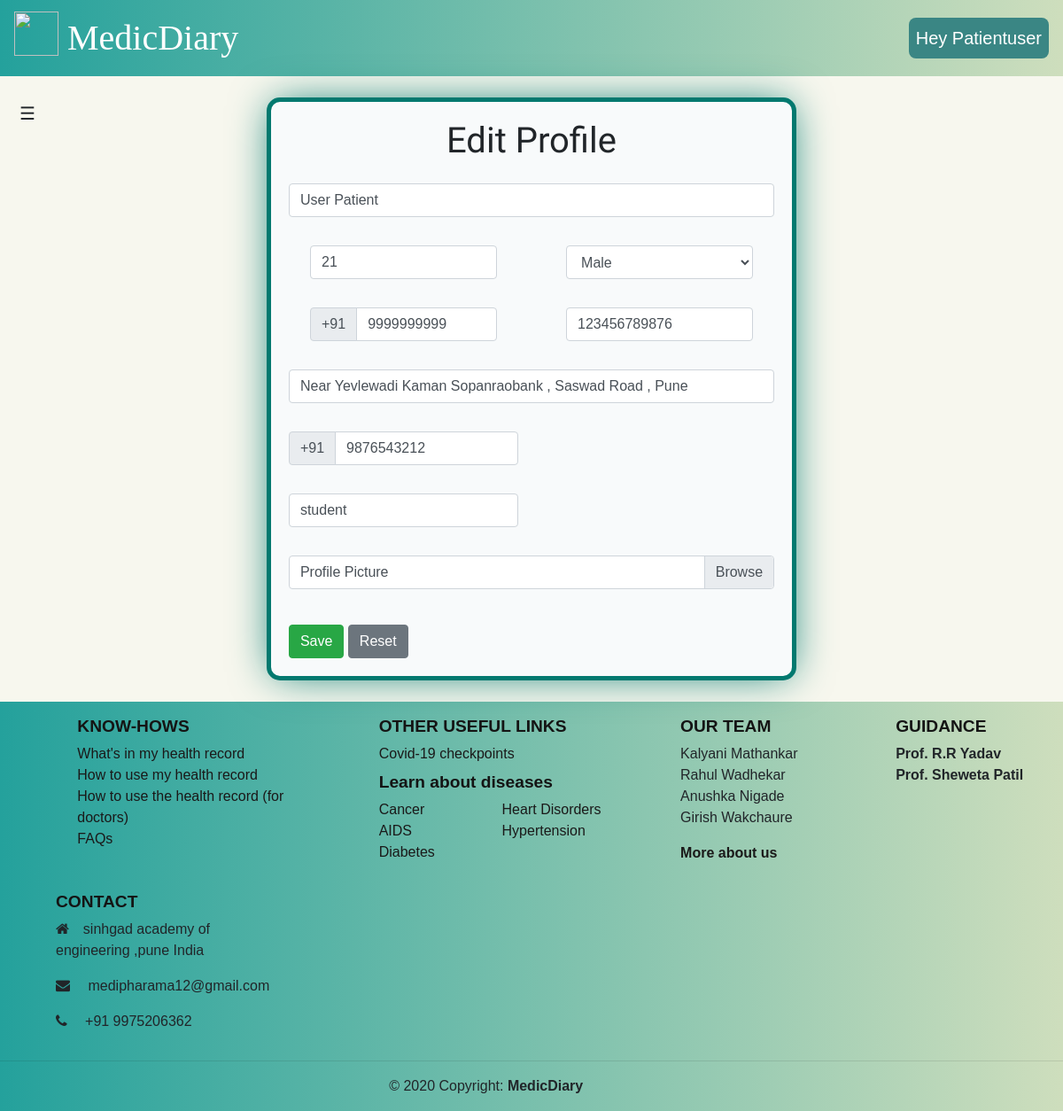
Screenshot of /editPatient/ (signed in) with the database file from the repository.
### patient/models.py (models this page shows, shortened)
class PatientProfile(models.Model):
    patient = models.ForeignKey(settings.AUTH_USER_MODEL,on_delete= models.CASCADE)
    userid=models.IntegerField(blank=False,default=0)##added
    name = models.CharField(max_length=30, blank=False)
    age = models.IntegerField(blank=False)
    address = models.TextField(max_length=500, blank=False)
    phone = models.CharField(max_length=40, blank=False, help_text='10 digit Mobile Number')
    emergency_contact = models.CharField(max_length=40, blank=False)
    profession = models.CharField(max_length=30)
    gender = models.CharField(max_length=30)
    profile_pic = models.ImageField(default = 'patients_profile_pictures/defaultprofilepic.jpg', upload_to = 'patients_profile_pictures')
    Aadhar_Number= models.IntegerField(blank=False, help_text='12 digit unique Aadhar Number')
    usertype = models.IntegerField(default = 1)
    access_code=models.IntegerField(default=1)

### patient/views.py (the view, shortened to what this page needs)
# urls.py: path('editPatient/',views.editPatient,name = 'editPatient'),
def editPatient(request):
    profile = get_object_or_404(PatientProfile, patient=request.user)
    return render(request, 'patient/patient-profile-edit.html', {'profile': profile})

### patient/templates/patient/patient-profile-edit.html (shortened to what this page needs)
{% extends 'patient/base.html' %}
{% load static %}
{% load crispy_forms_tags %}
{% block patient_base %}
<div class="container-fluid py-4">
	<div class="card mx-auto" style="width:fit-content">
		<div class="card-body">
		<h1 style="font-family: Itim,cursive; text-align: center;" class="mb-3 mx-auto">Edit Profile</h1>
			<form action="" method="POST" enctype="multipart/form-data">
				<div class="form-group row">
					<div class="col-sm my-2">
						<div class="input-group">
							<input type="text" class="form-control" value="{{ profile.name }}" placeholder="Name" name="name">
						</div>
					</div>
				</div>
				<div class="form-group row">
					<div class="col-sm-5 my-2 mx-auto">
						<div class="input-group">
							<input type="number" class="form-control" min="0" value="{{ profile.age }}" placeholder="Age" name="age">
						</div>
					</div>
					<div class="col-sm-5 my-2 mx-auto">
						<select class="form-control" name="gender">
							<option value="Male" {% if profile.gender == "Male" %}selected{% endif %}>Male</option>
						</select>
					</div>
				</div>
				<div class="form-group row">
					<div class="col-sm-5 my-2 mx-auto">
						<div class="input-group">
							<div class="input-group-prepend">
								<div class="input-group-text">+91</div>
							</div>
							<input type="tel" class="form-control" pattern="[1-9]{1}[0-9]{9}" value="{{ profile.phone }}" placeholder="Phone Number" name="phone">
						</div>
					</div>
					<div class="col-sm-5 my-2 mx-auto">
						<div class="input-group">
							<input type="text" class="form-control" pattern="[0-9]{12}" value="{{ profile.Aadhar_Number }}" placeholder="Aadhar Number" name="Aadhar_Number">
						</div>
					</div>
				</div>
				<div class="form-group row">
					<div class="col-sm my-2 mx-auto">
						<div class="input-group">
							<input type="text" class="form-control" value="{{ profile.address }}" placeholder="Address" name="address">
						</div>
					</div>
				</div>
				<div class="form-group row">
					<div class="col-sm-6 my-2">
						<div class="input-group">
							<div class="input-group-prepend">
								<div class="input-group-text">+91</div>
							</div>
							<input type="tel" class="form-control" pattern="[1-9]{1}[0-9]{9}" value="{{ profile.emergency_contact }}" placeholder="Emergency Contact" name="emergency_contact">
						</div>
					</div>
				</div>
				<div class="form-group row">
					<div class="col-sm-6 my-2">
						<div class="input-group">
							<input type="text" class="form-control" value="{{ profile.profession }}" placeholder="Profession" name="profession">
						</div>
					</div>
				</div>
				<div class="form-group row">
					<div class="col-sm my-2">
						<div class="custom-file mb-3">
							<label class="custom-file-label" for="profilepicinput">Profile Picture</label>
						</div>
					</div>
				</div>
				<button class="btn btn-success" type="submit">Save</button>
				<button class="btn btn-secondary" type="reset">Reset</button>
			</form>
		</div>
	</div>
</div>
{% endblock %}

### patient/templates/patient/base.html (shortened to what this page needs)
{% load static %}
<!doctype html>
<html lang="en">
<head>
	<link rel="stylesheet" href="https://stackpath.bootstrapcdn.com/bootstrap/4.5.2/css/bootstrap.min.css">
    <link rel="stylesheet" href="{% static 'patient/css_files/style.css' %}">
	<link rel="stylesheet" href="https://maxcdn.bootstrapcdn.com/font-awesome/4.7.0/css/font-awesome.min.css"/>
	<link href="https://unpkg.com/aos@2.3.1/dist/aos.css" rel="stylesheet">
</head>
<body style="background: #f7f7ee">
	<nav class="navbar navbar-expand-lg navbar-light nav-bg" id="navstyle" >
		<a class="navbar-brand" href="{% url 'centralapp:mainpage' %}" style="font-family: Cinzel; font-size: 40px !important; color: white;" >
			<img src="{% static 'patient/Images/icon.png' %}" width="50" height="50" class="d-inline-block align-top" alt="" loading="lazy">
			MedicDiary
		</a>
		<div class="collapse navbar-collapse" id="navbarSupportedContent" style="font-size:20px; ">
			<ul class="navbar-nav ml-auto">
				{% if user.is_authenticated %}
				<li class="nav-item dropdown">
						<a class="nav-link" style="background:#3a8684;color:white;border-radius: 8px;" id="navbarDropdown" role="button" data-toggle="dropdown" aria-haspopup="true"
							aria-expanded="false">
							Hey {{request.user.username|title }}</a>
				</li>
				{% endif %}
			</ul>
		</div>
	</nav>
	{% with 'create_patientprofile patientvitals_input patientRegister' as list%}
		{% if request.resolver_match.url_name not in list.split %}
    <div id="sidebar" >
        <div class="toggle-btn" onclick="toggleSideBar()">
            <span style='font-size:20px;'>&#9776;</span>
        </div>
	</div>
	{% endif %}
	{% endwith %}
  {% block patient_base %}
  {% endblock %}
	<footer class="page-footer footer font-small mdb-color" style="background:linear-gradient(90deg, #24a19c,#cedebd);">
			<div class="row text-center ml-5 text-md-left ">
				<div class="col-md-3 col-lg-3 col-xl-3 mx-auto mt-3 footer-style">
					<h6 class="text-uppercase mb-2 " >Know-hows</h6>
					<p>
						<a href="{% url 'centralapp:Inside_health_records' %}" class="useful_links">What's in my health record</a><br>
						<a href="{% url 'centralapp:patients_how_to_use' %}" class="useful_links">How to use my health record</a><br>
						<a href="{% url 'centralapp:doc_how_to_use' %}" class="useful_links">How to use the health record (for doctors)</a><br>
						<a href="{% url 'centralapp:FAQS' %}" class="useful_links">FAQs</a><br>
					</p>
				</div>
				<div class="col-md-3 col-lg-3 col-xl-3 mx-auto mt-3 footer-style">
					<h6 class="text-uppercase mb-2 font-weight-bold" > Other useful links</h6>
					<div class="no-bullet-list two-column-list">
						<a href="{% url 'centralapp:Covid_19' %}" class="useful_links">Covid-19 checkpoints</a><br>
						<h6 class="mt-2 font-weight-bold">Learn about diseases</h6>
						<ul>
						<li><a href="{% url 'centralapp:Cancer' %}" class="useful_links">Cancer</a><br></li>
						<li><a href="{% url 'centralapp:Aids' %}" class="useful_links">AIDS</a><br></li>
						<li><a href="{% url 'centralapp:Diabetes' %}" class="useful_links">Diabetes</a><br></li>
						<li><a href="{% url 'centralapp:Heart_disorder' %}" class="useful_links">Heart Disorders</a><br></li>
						<li><a href="{% url 'centralapp:Hypertension' %}" class="useful_links">Hypertension</a><br></li>
						</ul>
						</div>
				</div>
				<div class="col-md-2 col-lg-2 col-xl-2 mx-auto mt-3 no-bullet-list footer-style">
					<h6 class="text-uppercase mb-2 font-weight-bold">Our Team</h6>
					<ul>
						<li>Kalyani Mathankar<br></li>
						<li>Rahul Wadhekar<br></li>
						<li>Anushka Nigade<br></li>
						<li>Girish Wakchaure</li>
						</ul>
						<a href="{% url 'centralapp:About_us' %}" class="useful_links" style="font-weight:bold">More about us</a>
				</div>
				<div class="col-md-2 col-lg-2 col-xl-2 mx-auto mt-3 no-bullet-list footer-style">
					<h6 class="text-uppercase mb-2 font-weight-bold">Guidance</h6>
					<ul>
						<li class="font-weight-bold">Prof. R.R Yadav<br></li>
						<li class="font-weight-bold">Prof. Sheweta Patil<br></li>
						</ul>
				</div>
				<div class="col-md-3 col-lg-3 col-xl-3 mt-3 footer-style">
					<h6 class="text-uppercase mb-2 font-weight-bold ">Contact</h6>
                    <p>
                        <i class="fa fa-home mr-3"></i>sinhgad academy of engineering ,pune India
                    </p>
                    <p>
                        <i class="fa fa-envelope mr-3 "></i> medipharama12@gmail.com
                    </p>
                    <p>
                        <i class="fa fa-phone mr-3"></i> +91 9975206362
                    </p>
				</div>
			</div>
			<hr>
			<div class="row d-flex align-items-center footer-style">
				<div class="col-md-11 col-lg-11">
					<p class="text-center">© 2020 Copyright:
						<strong> MedicDiary</strong>
					</p>
				</div>
			</div>
	</footer>
</body>
</html>

### patient/static/patient/css_files/style.css (style rules this page uses)
* { margin: 0px; padding: 0px; font-family: sans-serif; }
#navstyle { background-color: #24a19c; color: #FFFFF0; background-image: linear-gradient(90deg, #24a19c 0%, #cedebd 100%); }
#sidebar { position: absolute; top:88px; width: 200px; height: 100vh; background: #24a19c; left: -200px; transition: all 300ms linear; }
#sidebar .toggle-btn { position: absolute; left: 210px; top: 20px; cursor: pointer; padding: 5px 12px; }
.footer-style h6 { font-weight: 700; font-size: 1.2em; color: rgb(20, 20, 20); }
.footer-style a { padding: 10px 0; font-weight: 500; color: rgb(26, 25, 25); }
.no-bullet-list ul li { list-style: none; }
.two-column-list ul { list-style-type: none; columns: 2; -webkit-columns: 2; -moz-columns: 2; }
.useful_links { color: rgb(59, 59, 59); text-decoration: none; }
.card { background-color: rgb(248, 250, 251); border: solid 5px rgb(3, 121, 111); border-radius: 15px; box-shadow: 0 0 3em -0.5em rgb(3, 121, 111); }

### rows the page displays
PatientProfile: name "User Patient", age "21", gender "Male", phone "9999999999", Aadhar_Number "123456789876", address "Near Yevlewadi Kaman Sopanraobank , Saswad Road , Pune", emergency_contact "9876543212", profession "student"

### other values shown
{{ request.user.username|title }} "Patientuser"
